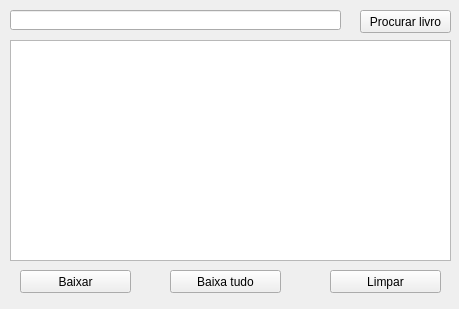
<?xml version="1.0" encoding="UTF-8"?>
<ui version="4.0">
 <class>MainWindow</class>
 <widget class="QMainWindow" name="MainWindow">
  <property name="geometry">
   <rect>
    <x>0</x>
    <y>0</y>
    <width>459</width>
    <height>309</height>
   </rect>
  </property>
  <property name="windowTitle">
   <string>MainWindow</string>
  </property>
  <widget class="QWidget" name="centralwidget">
   <widget class="QLineEdit" name="txtBuscar">
    <property name="geometry">
     <rect>
      <x>10</x>
      <y>10</y>
      <width>331</width>
      <height>20</height>
     </rect>
    </property>
   </widget>
   <widget class="QPushButton" name="btProcurar">
    <property name="geometry">
     <rect>
      <x>360</x>
      <y>10</y>
      <width>91</width>
      <height>23</height>
     </rect>
    </property>
    <property name="text">
     <string>Procurar livro</string>
    </property>
   </widget>
   <widget class="QPushButton" name="pushButton_3">
    <property name="geometry">
     <rect>
      <x>330</x>
      <y>270</y>
      <width>111</width>
      <height>23</height>
     </rect>
    </property>
    <property name="text">
     <string>Limpar</string>
    </property>
   </widget>
   <widget class="QPushButton" name="pushButton_2">
    <property name="geometry">
     <rect>
      <x>170</x>
      <y>270</y>
      <width>111</width>
      <height>23</height>
     </rect>
    </property>
    <property name="text">
     <string>Baixa tudo</string>
    </property>
   </widget>
   <widget class="QPushButton" name="pushButton">
    <property name="geometry">
     <rect>
      <x>20</x>
      <y>270</y>
      <width>111</width>
      <height>23</height>
     </rect>
    </property>
    <property name="text">
     <string>Baixar</string>
    </property>
   </widget>
   <widget class="QListView" name="listVisualizar">
    <property name="geometry">
     <rect>
      <x>10</x>
      <y>40</y>
      <width>441</width>
      <height>221</height>
     </rect>
    </property>
   </widget>
  </widget>
 </widget>
 <resources/>
 <connections/>
</ui>
